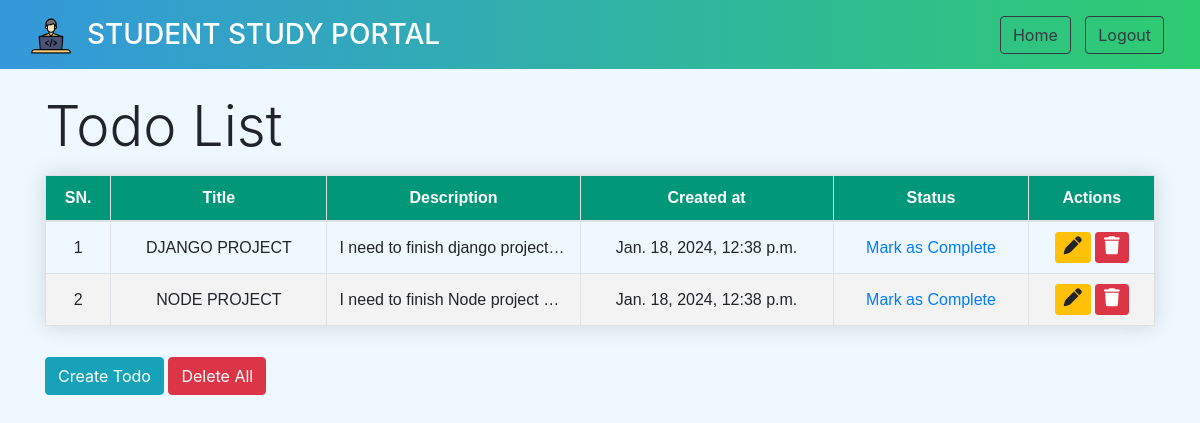
The page /todo/todo/ (signed in) on the database its author committed.
### todo/models.py (models this page shows, shortened)
class Todo(models.Model):
    user = models.ForeignKey(User, on_delete=models.CASCADE)
    title = models.CharField(max_length=200)
    description = models.TextField(null=True, blank=True)
    complete = models.BooleanField(default=False)
    created = models.DateTimeField(auto_now_add=True)

### todo/views.py (the view)
# urls.py: path('todo/', views.todo_list, name='todo'),
@login_required
def todo_list(request):
    todos = Todo.objects.filter(user=request.user)
    return render(request, "todo.html", {"todos": todos})

### todo/templates/todo.html (shortened to what this page needs)
{% extends 'dashboard/base.html' %}
{% load static %}
{% block content %}
<link rel="stylesheet" href="{% static 'css/todo.css' %}">
<div class="container mt-4" id="tod">
  <h1 class="display-4">Todo List</h1>
  {% if todos %}
  <table class="styled-table table-bordered ">
    <thead class="thead-dark">
      <tr>
        <th>SN.</th>
        <th>Title</th>
        <th>Description</th>
        <th>Created at</th>
        <th>Status</th>
        <th>Actions</th>
      </tr>
    </thead>
    <tbody>
      {% for todo in todos %}
        <tr>
          <td>{{ forloop.counter }}</td>
          {% if todo.complete %}
            <td><del>{{ todo.title.upper }}</del></td>
            <td><del>{{ todo.description }}</del></td>
            <td><del>{{ todo.created }}</del></td>
          {% else %}
            <td>{{ todo.title.upper }}</td>
            <td>{{ todo.description }}</td>
            <td>{{ todo.created }}</td>
          {% endif %}
          <td>
            {% if todo.complete %}
              <a href="{% url 'todo-complete' todo.pk %}">Mark as Incomplete</a>
            {% else %}
              <a href="{% url 'todo-complete' todo.pk %}">Mark as Complete</a>
            {% endif %}
          </td>
          <td>
            <a class="btn btn-warning btn-sm" href="{% url 'todo-update' todo.pk %}">
              <i class="fas fa-pen" style="font-size: 18px;"></i>
            </a>
            <a class="btn btn-danger btn-sm" href="{% url 'todo-delete' todo.pk %}">
              <i class="fas fa-trash" style="font-size: 18px;"></i>
            </a>
          </td>
        </tr>
      {% endfor %}
    </tbody>
  </table>
  {% else %}
    <h2>No Todolist today!</h2>
  {% endif %}
  <a class="btn btn-info mt-3" href="{% url 'todo-create' %}">Create Todo</a>
  {% if todos %}
    <a class="btn btn-danger mt-3" href="{% url 'todo-delete-all' %}">Delete All</a>
  {% endif %}
{% endblock %}

### static/css/todo.css (style rules this page uses)
.styled-table { border-collapse: collapse; margin: 15px 0; font-size: 1em; font-family: sans-serif; box-shadow: 0 0 20px rgba(0, 0, 0, 0.15); width: 100%; max-width: 100%; text-align:center; }
.styled-table thead tr { background-color: #009879; color: #ffffff; }
.styled-table th, .styled-table td { padding: 10px 12px; white-space: nowrap; overflow: hidden; text-overflow: ellipsis; max-width: 200px; }
.styled-table tbody tr { border-bottom: 1px solid #dddddd; }
.styled-table tbody tr:nth-of-type(even) { background-color: #f3f3f3; }
#tod td a { text-decoration: none; transition: color 0.3s ease; }

### rows shown on the page
Todo: title "DJANGO PROJECT", description "I need to finish django project…", created "Jan. 18, 2024, 12:38 p.m.", complete "Mark as Complete"
Todo: title "NODE PROJECT", description "I need to finish Node project…", created "Jan. 18, 2024, 12:38 p.m.", complete "Mark as Complete"
